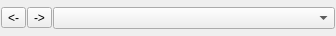
<?xml version="1.0" encoding="UTF-8"?>
<ui version="4.0">
 <class>TextNavigator</class>
 <widget class="QWidget" name="TextNavigator">
  <property name="geometry">
   <rect>
    <x>0</x>
    <y>0</y>
    <width>336</width>
    <height>36</height>
   </rect>
  </property>
  <property name="windowTitle">
   <string>Form</string>
  </property>
  <layout class="QHBoxLayout" name="horizontalLayout">
   <property name="spacing">
    <number>1</number>
   </property>
   <property name="leftMargin">
    <number>1</number>
   </property>
   <property name="topMargin">
    <number>1</number>
   </property>
   <property name="rightMargin">
    <number>1</number>
   </property>
   <property name="bottomMargin">
    <number>1</number>
   </property>
   <item>
    <widget class="QToolButton" name="navPreviousToolButton">
     <property name="text">
      <string>&lt;-</string>
     </property>
     <property name="icon">
      <iconset>
       <normaloff>pics/32x32/arrow-left.png</normaloff>pics/32x32/arrow-left.png</iconset>
     </property>
    </widget>
   </item>
   <item>
    <widget class="QToolButton" name="navNextToolButton">
     <property name="text">
      <string>-&gt;</string>
     </property>
     <property name="icon">
      <iconset>
       <normaloff>pics/32x32/arrow-right.png</normaloff>pics/32x32/arrow-right.png</iconset>
     </property>
    </widget>
   </item>
   <item>
    <widget class="QComboBox" name="navigatorComboBox"/>
   </item>
  </layout>
 </widget>
 <resources/>
 <connections/>
</ui>
